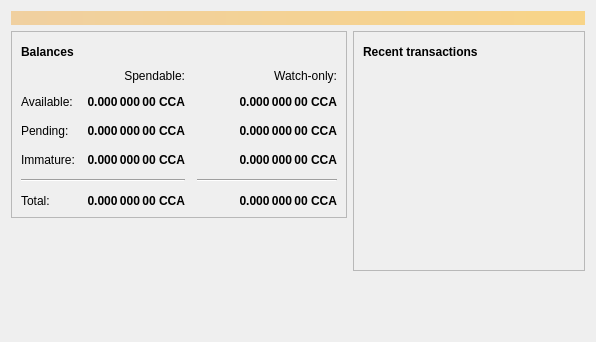
<?xml version="1.0" encoding="UTF-8"?>
<ui version="4.0">
 <class>OverviewPage</class>
 <widget class="QWidget" name="OverviewPage">
  <property name="geometry">
   <rect>
    <x>0</x>
    <y>0</y>
    <width>596</width>
    <height>342</height>
   </rect>
  </property>
  <property name="windowTitle">
   <string>Form</string>
  </property>
  <layout class="QVBoxLayout" name="topLayout">
   <item>
    <widget class="QLabel" name="labelAlerts">
     <property name="visible">
      <bool>false</bool>
     </property>
     <property name="styleSheet">
      <string notr="true">QLabel { background-color: qlineargradient(x1: 0, y1: 0, x2: 1, y2: 0, stop:0 #F0D0A0, stop:1 #F8D488); color:#000000; }</string>
     </property>
     <property name="wordWrap">
      <bool>true</bool>
     </property>
     <property name="margin">
      <number>3</number>
     </property>
     <property name="textInteractionFlags">
      <set>Qt::TextSelectableByMouse</set>
     </property>
    </widget>
   </item>
   <item>
    <layout class="QHBoxLayout" name="horizontalLayout" stretch="1,1">
     <item>
      <layout class="QVBoxLayout" name="verticalLayout_2">
       <item>
        <widget class="QFrame" name="frame">
         <property name="frameShape">
          <enum>QFrame::StyledPanel</enum>
         </property>
         <property name="frameShadow">
          <enum>QFrame::Raised</enum>
         </property>
         <layout class="QVBoxLayout" name="verticalLayout_4">
          <item>
           <layout class="QHBoxLayout" name="horizontalLayout_4">
            <item>
             <widget class="QLabel" name="label_5">
              <property name="font">
               <font>
                <weight>75</weight>
                <bold>true</bold>
               </font>
              </property>
              <property name="text">
               <string>Balances</string>
              </property>
             </widget>
            </item>
            <item>
             <widget class="QPushButton" name="labelWalletStatus">
              <property name="enabled">
               <bool>false</bool>
              </property>
              <property name="maximumSize">
               <size>
                <width>30</width>
                <height>16777215</height>
               </size>
              </property>
              <property name="toolTip">
               <string>The displayed information may be out of date. Your wallet automatically synchronizes with the CounosCoin network after a connection is established, but this process has not completed yet.</string>
              </property>
              <property name="text">
               <string/>
              </property>
              <property name="icon">
               <iconset resource="../bitcoin.qrc">
                <normaloff>:/icons/warning</normaloff>
                <disabledoff>:/icons/warning</disabledoff>:/icons/warning</iconset>
              </property>
              <property name="iconSize">
               <size>
                <width>24</width>
                <height>24</height>
               </size>
              </property>
              <property name="flat">
               <bool>true</bool>
              </property>
             </widget>
            </item>
            <item>
             <spacer name="horizontalSpacer_3">
              <property name="orientation">
               <enum>Qt::Horizontal</enum>
              </property>
              <property name="sizeHint" stdset="0">
               <size>
                <width>40</width>
                <height>20</height>
               </size>
              </property>
             </spacer>
            </item>
           </layout>
          </item>
          <item>
           <layout class="QGridLayout" name="gridLayout">
            <property name="spacing">
             <number>12</number>
            </property>
            <item row="2" column="2">
             <widget class="QLabel" name="labelWatchPending">
              <property name="font">
               <font>
                <weight>75</weight>
                <bold>true</bold>
               </font>
              </property>
              <property name="cursor">
               <cursorShape>IBeamCursor</cursorShape>
              </property>
              <property name="toolTip">
               <string>Unconfirmed transactions to watch-only addresses</string>
              </property>
              <property name="text">
               <string notr="true">0.000 000 00 CCA</string>
              </property>
              <property name="alignment">
               <set>Qt::AlignRight|Qt::AlignTrailing|Qt::AlignVCenter</set>
              </property>
              <property name="textInteractionFlags">
               <set>Qt::LinksAccessibleByMouse|Qt::TextSelectableByKeyboard|Qt::TextSelectableByMouse</set>
              </property>
             </widget>
            </item>
            <item row="2" column="1">
             <widget class="QLabel" name="labelUnconfirmed">
              <property name="font">
               <font>
                <weight>75</weight>
                <bold>true</bold>
               </font>
              </property>
              <property name="cursor">
               <cursorShape>IBeamCursor</cursorShape>
              </property>
              <property name="toolTip">
               <string>Total of transactions that have yet to be confirmed, and do not yet count toward the spendable balance</string>
              </property>
              <property name="text">
               <string notr="true">0.000 000 00 CCA</string>
              </property>
              <property name="alignment">
               <set>Qt::AlignRight|Qt::AlignTrailing|Qt::AlignVCenter</set>
              </property>
              <property name="textInteractionFlags">
               <set>Qt::LinksAccessibleByMouse|Qt::TextSelectableByKeyboard|Qt::TextSelectableByMouse</set>
              </property>
             </widget>
            </item>
            <item row="3" column="2">
             <widget class="QLabel" name="labelWatchImmature">
              <property name="font">
               <font>
                <weight>75</weight>
                <bold>true</bold>
               </font>
              </property>
              <property name="cursor">
               <cursorShape>IBeamCursor</cursorShape>
              </property>
              <property name="toolTip">
               <string>Mined balance in watch-only addresses that has not yet matured</string>
              </property>
              <property name="text">
               <string notr="true">0.000 000 00 CCA</string>
              </property>
              <property name="alignment">
               <set>Qt::AlignRight|Qt::AlignTrailing|Qt::AlignVCenter</set>
              </property>
              <property name="textInteractionFlags">
               <set>Qt::LinksAccessibleByMouse|Qt::TextSelectableByKeyboard|Qt::TextSelectableByMouse</set>
              </property>
             </widget>
            </item>
            <item row="4" column="0" colspan="2">
             <widget class="Line" name="line">
              <property name="orientation">
               <enum>Qt::Horizontal</enum>
              </property>
             </widget>
            </item>
            <item row="4" column="2">
             <widget class="Line" name="lineWatchBalance">
              <property name="sizePolicy">
               <sizepolicy hsizetype="Preferred" vsizetype="Fixed">
                <horstretch>0</horstretch>
                <verstretch>0</verstretch>
               </sizepolicy>
              </property>
              <property name="minimumSize">
               <size>
                <width>140</width>
                <height>0</height>
               </size>
              </property>
              <property name="orientation">
               <enum>Qt::Horizontal</enum>
              </property>
             </widget>
            </item>
            <item row="5" column="0">
             <widget class="QLabel" name="labelTotalText">
              <property name="text">
               <string>Total:</string>
              </property>
             </widget>
            </item>
            <item row="3" column="1">
             <widget class="QLabel" name="labelImmature">
              <property name="font">
               <font>
                <weight>75</weight>
                <bold>true</bold>
               </font>
              </property>
              <property name="cursor">
               <cursorShape>IBeamCursor</cursorShape>
              </property>
              <property name="toolTip">
               <string>Mined balance that has not yet matured</string>
              </property>
              <property name="text">
               <string notr="true">0.000 000 00 CCA</string>
              </property>
              <property name="alignment">
               <set>Qt::AlignRight|Qt::AlignTrailing|Qt::AlignVCenter</set>
              </property>
              <property name="textInteractionFlags">
               <set>Qt::LinksAccessibleByMouse|Qt::TextSelectableByKeyboard|Qt::TextSelectableByMouse</set>
              </property>
             </widget>
            </item>
            <item row="2" column="3">
             <spacer name="horizontalSpacer_2">
              <property name="orientation">
               <enum>Qt::Horizontal</enum>
              </property>
              <property name="sizeHint" stdset="0">
               <size>
                <width>40</width>
                <height>20</height>
               </size>
              </property>
             </spacer>
            </item>
            <item row="3" column="0">
             <widget class="QLabel" name="labelImmatureText">
              <property name="text">
               <string>Immature:</string>
              </property>
             </widget>
            </item>
            <item row="5" column="1">
             <widget class="QLabel" name="labelTotal">
              <property name="font">
               <font>
                <weight>75</weight>
                <bold>true</bold>
               </font>
              </property>
              <property name="cursor">
               <cursorShape>IBeamCursor</cursorShape>
              </property>
              <property name="toolTip">
               <string>Your current total balance</string>
              </property>
              <property name="text">
               <string notr="true">0.000 000 00 CCA</string>
              </property>
              <property name="alignment">
               <set>Qt::AlignRight|Qt::AlignTrailing|Qt::AlignVCenter</set>
              </property>
              <property name="textInteractionFlags">
               <set>Qt::LinksAccessibleByMouse|Qt::TextSelectableByKeyboard|Qt::TextSelectableByMouse</set>
              </property>
             </widget>
            </item>
            <item row="5" column="2">
             <widget class="QLabel" name="labelWatchTotal">
              <property name="font">
               <font>
                <weight>75</weight>
                <bold>true</bold>
               </font>
              </property>
              <property name="cursor">
               <cursorShape>IBeamCursor</cursorShape>
              </property>
              <property name="toolTip">
               <string>Current total balance in watch-only addresses</string>
              </property>
              <property name="text">
               <string notr="true">0.000 000 00 CCA</string>
              </property>
              <property name="alignment">
               <set>Qt::AlignRight|Qt::AlignTrailing|Qt::AlignVCenter</set>
              </property>
              <property name="textInteractionFlags">
               <set>Qt::LinksAccessibleByMouse|Qt::TextSelectableByKeyboard|Qt::TextSelectableByMouse</set>
              </property>
             </widget>
            </item>
            <item row="0" column="2">
             <widget class="QLabel" name="labelWatchonly">
              <property name="text">
               <string>Watch-only:</string>
              </property>
              <property name="alignment">
               <set>Qt::AlignRight|Qt::AlignTrailing|Qt::AlignVCenter</set>
              </property>
             </widget>
            </item>
            <item row="1" column="0">
             <widget class="QLabel" name="labelBalanceText">
              <property name="text">
               <string>Available:</string>
              </property>
             </widget>
            </item>
            <item row="1" column="1">
             <widget class="QLabel" name="labelBalance">
              <property name="font">
               <font>
                <weight>75</weight>
                <bold>true</bold>
               </font>
              </property>
              <property name="cursor">
               <cursorShape>IBeamCursor</cursorShape>
              </property>
              <property name="toolTip">
               <string>Your current spendable balance</string>
              </property>
              <property name="text">
               <string notr="true">0.000 000 00 CCA</string>
              </property>
              <property name="alignment">
               <set>Qt::AlignRight|Qt::AlignTrailing|Qt::AlignVCenter</set>
              </property>
              <property name="textInteractionFlags">
               <set>Qt::LinksAccessibleByMouse|Qt::TextSelectableByKeyboard|Qt::TextSelectableByMouse</set>
              </property>
             </widget>
            </item>
            <item row="1" column="2">
             <widget class="QLabel" name="labelWatchAvailable">
              <property name="font">
               <font>
                <weight>75</weight>
                <bold>true</bold>
               </font>
              </property>
              <property name="cursor">
               <cursorShape>IBeamCursor</cursorShape>
              </property>
              <property name="toolTip">
               <string>Your current balance in watch-only addresses</string>
              </property>
              <property name="text">
               <string notr="true">0.000 000 00 CCA</string>
              </property>
              <property name="alignment">
               <set>Qt::AlignRight|Qt::AlignTrailing|Qt::AlignVCenter</set>
              </property>
              <property name="textInteractionFlags">
               <set>Qt::LinksAccessibleByMouse|Qt::TextSelectableByKeyboard|Qt::TextSelectableByMouse</set>
              </property>
             </widget>
            </item>
            <item row="2" column="0">
             <widget class="QLabel" name="labelPendingText">
              <property name="text">
               <string>Pending:</string>
              </property>
             </widget>
            </item>
            <item row="0" column="1">
             <widget class="QLabel" name="labelSpendable">
              <property name="text">
               <string>Spendable:</string>
              </property>
              <property name="alignment">
               <set>Qt::AlignRight|Qt::AlignTrailing|Qt::AlignVCenter</set>
              </property>
             </widget>
            </item>
           </layout>
          </item>
         </layout>
        </widget>
       </item>
       <item>
        <spacer name="verticalSpacer">
         <property name="orientation">
          <enum>Qt::Vertical</enum>
         </property>
         <property name="sizeHint" stdset="0">
          <size>
           <width>20</width>
           <height>40</height>
          </size>
         </property>
        </spacer>
       </item>
      </layout>
     </item>
     <item>
      <layout class="QVBoxLayout" name="verticalLayout_3">
       <item>
        <widget class="QFrame" name="frame_2">
         <property name="frameShape">
          <enum>QFrame::StyledPanel</enum>
         </property>
         <property name="frameShadow">
          <enum>QFrame::Raised</enum>
         </property>
         <layout class="QVBoxLayout" name="verticalLayout">
          <item>
           <layout class="QHBoxLayout" name="horizontalLayout_2">
            <item>
             <widget class="QLabel" name="label_4">
              <property name="font">
               <font>
                <weight>75</weight>
                <bold>true</bold>
               </font>
              </property>
              <property name="text">
               <string>Recent transactions</string>
              </property>
             </widget>
            </item>
            <item>
             <widget class="QPushButton" name="labelTransactionsStatus">
              <property name="enabled">
               <bool>false</bool>
              </property>
              <property name="maximumSize">
               <size>
                <width>30</width>
                <height>16777215</height>
               </size>
              </property>
              <property name="toolTip">
               <string>The displayed information may be out of date. Your wallet automatically synchronizes with the CounosCoin network after a connection is established, but this process has not completed yet.</string>
              </property>
              <property name="text">
               <string/>
              </property>
              <property name="icon">
               <iconset resource="../bitcoin.qrc">
                <normaloff>:/icons/warning</normaloff>
                <disabledoff>:/icons/warning</disabledoff>:/icons/warning</iconset>
              </property>
              <property name="iconSize">
               <size>
                <width>24</width>
                <height>24</height>
               </size>
              </property>
              <property name="flat">
               <bool>true</bool>
              </property>
             </widget>
            </item>
            <item>
             <spacer name="horizontalSpacer">
              <property name="orientation">
               <enum>Qt::Horizontal</enum>
              </property>
              <property name="sizeHint" stdset="0">
               <size>
                <width>40</width>
                <height>20</height>
               </size>
              </property>
             </spacer>
            </item>
           </layout>
          </item>
          <item>
           <widget class="QListView" name="listTransactions">
            <property name="styleSheet">
             <string notr="true">QListView { background: transparent; }</string>
            </property>
            <property name="frameShape">
             <enum>QFrame::NoFrame</enum>
            </property>
            <property name="verticalScrollBarPolicy">
             <enum>Qt::ScrollBarAlwaysOff</enum>
            </property>
            <property name="horizontalScrollBarPolicy">
             <enum>Qt::ScrollBarAlwaysOff</enum>
            </property>
            <property name="selectionMode">
             <enum>QAbstractItemView::NoSelection</enum>
            </property>
           </widget>
          </item>
         </layout>
        </widget>
       </item>
       <item>
        <spacer name="verticalSpacer_2">
         <property name="orientation">
          <enum>Qt::Vertical</enum>
         </property>
         <property name="sizeHint" stdset="0">
          <size>
           <width>20</width>
           <height>40</height>
          </size>
         </property>
        </spacer>
       </item>
      </layout>
     </item>
    </layout>
   </item>
  </layout>
 </widget>
 <resources/>
 <connections/>
</ui>
